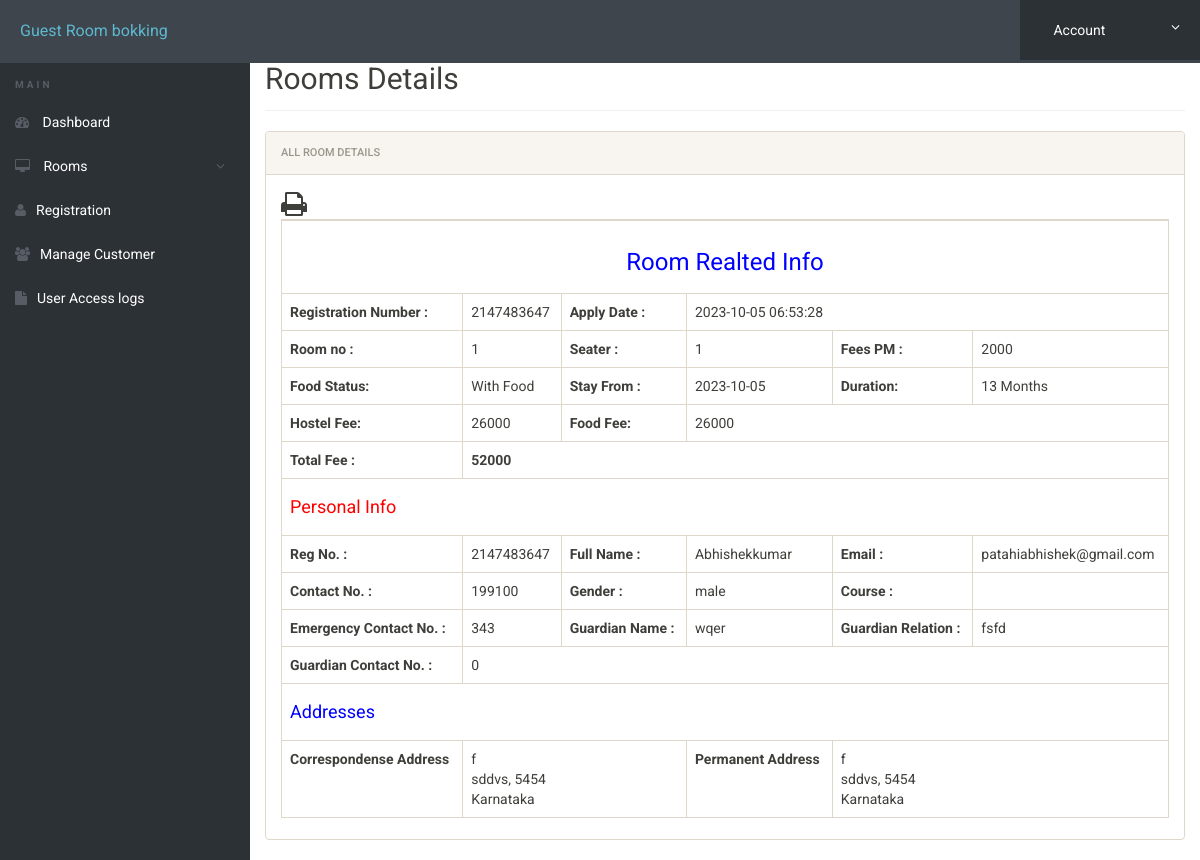
The page /admin/student-details.php?regno=2147483647 (signed in) on the database its author committed.
### tables this page shows
CREATE TABLE `registration` (
  `id` int(11) NOT NULL,
  `roomno` int(11) DEFAULT NULL,
  `seater` int(11) DEFAULT NULL,
  `feespm` int(11) DEFAULT NULL,
  `foodstatus` int(11) DEFAULT NULL,
  `stayfrom` date DEFAULT NULL,
  `duration` int(11) DEFAULT NULL,
  `course` varchar(500) DEFAULT NULL,
  `regno` int(11) DEFAULT NULL,
  `firstName` varchar(500) DEFAULT NULL,
  `middleName` varchar(500) DEFAULT NULL,
  `lastName` varchar(500) DEFAULT NULL,
  `gender` varchar(250) DEFAULT NULL,
  `contactno` bigint(11) DEFAULT NULL,
  `emailid` varchar(500) DEFAULT NULL,
  `egycontactno` bigint(11) DEFAULT NULL,
  `guardianName` varchar(500) DEFAULT NULL,
  `guardianRelation` varchar(500) DEFAULT NULL,
  `guardianContactno` bigint(11) DEFAULT NULL,
  `corresAddress` varchar(500) DEFAULT NULL,
  `corresCIty` varchar(500) DEFAULT NULL,
  `corresState` varchar(500) DEFAULT NULL,
  `corresPincode` int(11) DEFAULT NULL,
  `pmntAddress` varchar(500) DEFAULT NULL,
  `pmntCity` varchar(500) DEFAULT NULL,
  `pmnatetState` varchar(500) DEFAULT NULL,
  `pmntPincode` int(11) DEFAULT NULL,
  `postingDate` timestamp NULL DEFAULT current_timestamp(),
  `updationDate` varchar(500) DEFAULT NULL
);

### admin/student-details.php (the view, shortened to what this page needs)
<?php
include('includes/config.php');
?>
<!doctype html>
<html lang="en" class="no-js">
<head>
	<link rel="stylesheet" href="css/font-awesome.min.css">
	<link rel="stylesheet" href="css/bootstrap.min.css">
	<link rel="stylesheet" href="css/dataTables.bootstrap.min.css">
	<link rel="stylesheet" href="css/bootstrap-social.css">
	<link rel="stylesheet" href="css/bootstrap-select.css">
	<link rel="stylesheet" href="css/fileinput.min.css">
	<link rel="stylesheet" href="css/awesome-bootstrap-checkbox.css">
	<link rel="stylesheet" href="css/style.css">
	<link rel="stylesheet" href="css/font-awesome.min.css">
</head>
<body>
	<?php include('includes/header.php');?>
	<div class="ts-main-content">
			<?php include('includes/sidebar.php');?>
		<div class="content-wrapper">
			<div class="container-fluid">
				<div class="row" id="print">
					<div class="col-md-12">
						<h2 class="page-title" style="margin-top:4%">Rooms Details</h2>
						<div class="panel panel-default">
							<div class="panel-heading">All Room Details</div>
							<div class="panel-body">
			<table id="zctb" class="table table-bordered " cellspacing="0" width="100%" border="1">
						 <span style="float:left" ><i class="fa fa-print fa-2x" aria-hidden="true" OnClick="CallPrint(this.value)" style="cursor:pointer" title="Print the Report"></i></span>
									<tbody>
<?php
$aid=intval($_GET['regno']);
	$ret="select * from registration where (regno	=?)";
$stmt= $mysqli->prepare($ret) ;
$stmt->bind_param('s',$aid);
$stmt->execute() ;
$res=$stmt->get_result();
while($row=$res->fetch_object())
	  {
	  	?>
<tr>
<td colspan="6" style="text-align:center; color:blue"><h3>Room Realted Info</h3></td>
</tr>
<tr>
	<th>Registration Number :</th>
<td><?php echo $row->regno;?></td>
<th>Apply Date :</th>
<td colspan="3"><?php echo $row->postingDate;?></td>
</tr>
<tr>
<td><b>Room no :</b></td>
<td><?php echo $row->roomno;?></td>
<td><b>Seater :</b></td>
<td><?php echo $row->seater;?></td>
<td><b>Fees PM :</b></td>
<td><?php echo $fpm=$row->feespm;?></td>
</tr>
<tr>
<td><b>Food Status:</b></td>
<td>
<?php if($row->foodstatus==0)
{
echo "Without Food";
}
else
{
echo "With Food";
}
;?></td>
<td><b>Stay From :</b></td>
<td><?php echo $row->stayfrom;?></td>
<td><b>Duration:</b></td>
<td><?php echo $dr=$row->duration;?> Months</td>
</tr>
<tr><th>Hostel Fee:</th>
<td><?php echo $hf=$dr*$fpm?></td>
<th>Food Fee:</th>
<td colspan="3"><?php
if($row->foodstatus==1)
{
echo $ff=(2000*$dr);
} else {
echo $ff=0;
echo "<span style='padding-left:2%; color:red;'>(You booked hostel without food).<span>";
}?></td>
</tr>
<tr>
<th>Total Fee :</th>
<th colspan="5"><?php echo $hf+$ff;?></th>
</tr>
<tr>
<td colspan="6" style="color:red"><h4>Personal Info</h4></td>
</tr>
<tr>
<td><b>Reg No. :</b></td>
<td><?php echo $row->regno;?></td>
<td><b>Full Name :</b></td>
<td><?php echo $row->firstName;?><?php echo $row->middleName;?><?php echo $row->lastName;?></td>
<td><b>Email :</b></td>
<td><?php echo $row->emailid;?></td>
</tr>
<tr>
<td><b>Contact No. :</b></td>
<td><?php echo $row->contactno;?></td>
<td><b>Gender :</b></td>
<td><?php echo $row->gender;?></td>
<td><b>Course :</b></td>
<td><?php echo $row->course;?></td>
</tr>
<tr>
<td><b>Emergency Contact No. :</b></td>
<td><?php echo $row->egycontactno;?></td>
<td><b>Guardian Name :</b></td>
<td><?php echo $row->guardianName;?></td>
<td><b>Guardian Relation :</b></td>
<td><?php echo $row->guardianRelation;?></td>
</tr>
<tr>
<td><b>Guardian Contact No. :</b></td>
<td colspan="6"><?php echo $row->guardianContactno;?></td>
</tr>
<tr>
<td colspan="6" style="color:blue"><h4>Addresses</h4></td>
</tr>
<tr>
<td><b>Correspondense Address</b></td>
<td colspan="2">
<?php echo $row->corresAddress;?><br />
<?php echo $row->corresCIty;?>, <?php echo $row->corresPincode;?><br />
<?php echo $row->corresState;?>
</td>
<td><b>Permanent Address</b></td>
<td colspan="2">
<?php echo $row->pmntAddress;?><br />
<?php echo $row->pmntCity;?>, <?php echo $row->pmntPincode;?><br />
<?php echo $row->pmnatetState;?>
</td>
</tr>
<?php
} ?>
</tbody>
</table>
</div>
</div>
</div>
</div>
</div>
</div>
</div>
</body>
</html>

### admin/css/style.css (style rules this page uses)
html { font-size: 14px; }
@media only screen and (min-width: 480px) { html { font-size: 17px; } }
@media only screen and (min-width: 768px) { html { font-size: 14px; } }
body { font-size: 1em; }
.panel { overflow: hidden; }
.page-title { padding-bottom: 15px; margin-bottom: 20px; border-bottom: 1px solid #f0f0f0; }
.ts-main-content .content-wrapper { padding-top: 15px; margin-top: 10px; }
@media only screen and (min-width: 992px) { .ts-main-content .content-wrapper { margin-left: 250px; } }

### rows shown on the page
registration: regno "2147483647", postingDate "2023-10-05 06:53:28", roomno "1", seater "1", feespm "2000", foodstatus "With Food", stayfrom "2023-10-05", duration "13", $hf=$dr*$fpm "26000", $ff=(2000*$dr) "26000", $hf+$ff "52000", firstName "Abhishek", lastName "kumar", emailid "patahiabhishek@gmail.com", contactno "199100", gender "male", egycontactno "343", guardianName "wqer", guardianRelation "fsfd", guardianContactno "0", corresAddress "f", corresCIty "sddvs", corresPincode "5454", corresState "Karnataka", pmntAddress "f", pmntCity "sddvs", pmntPincode "5454", pmnatetState "Karnataka"
